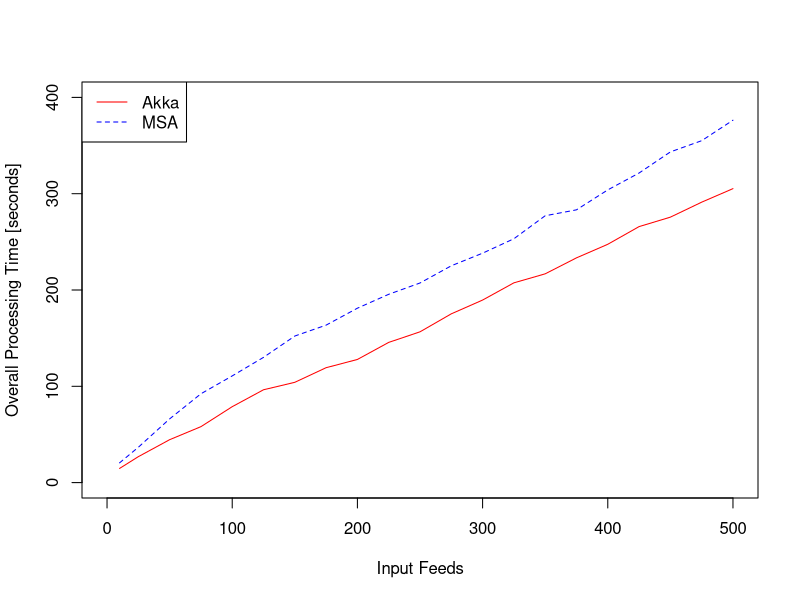
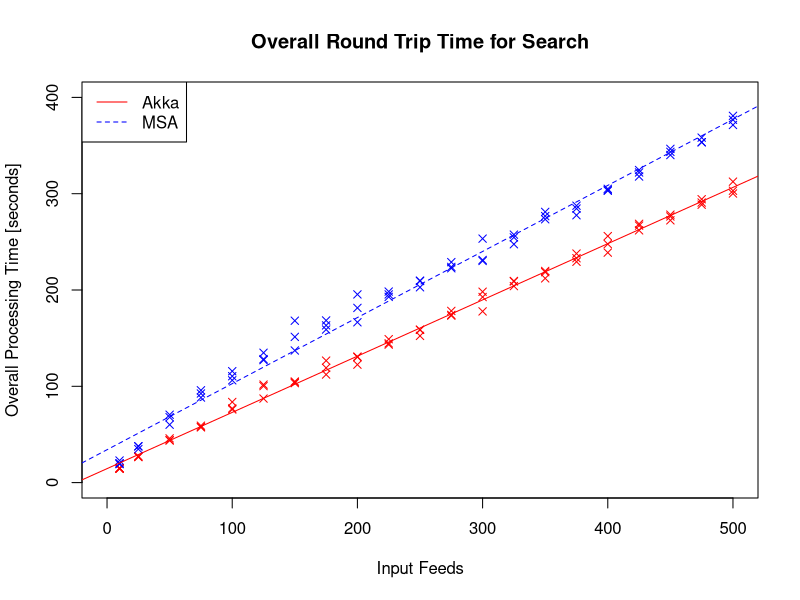
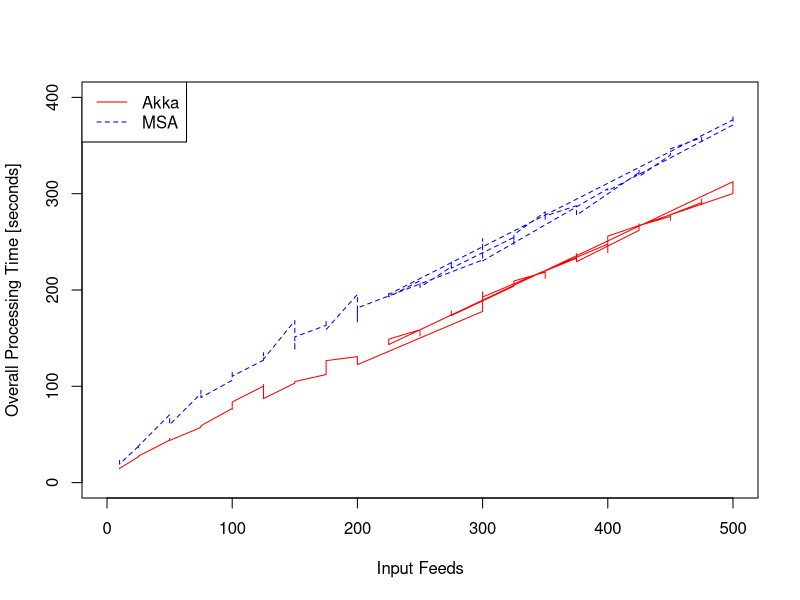

Recreate these plots in R, in order.
index_akka_data <- read.table("data/index-akka-rtt-overall.csv", header=T, sep=";");
index_msa_data <- read.table("data/index-msa-rtt-overall.csv", header=T, sep=";");

# change MS to seconds
index_akka_data$overallRT <- index_akka_data$overallRT / 1000
index_msa_data$overallRT <- index_msa_data$overallRT / 1000

#
# This code calculates the mean value for Y if there several datapoints for a given X
# The graph is then different to 
#
index_akka_data$color <- rep("red",nrow(index_akka_data));
index_msa_data$color <- rep("blue",nrow(index_msa_data));

a <- aggregate(index_akka_data$overallRT, list(input_size=index_akka_data$input_size), mean)
b <- aggregate(index_msa_data$overallRT, list(input_size=index_msa_data$input_size), mean)

plot(b$input_size, b$x, 
     type="l", pch=18, col="blue", lty=2, cex=1.2, 
     xlab = "Input Feeds", ylab = "Overall Processing Time [seconds]",
     xlim=c(0,500), ylim=c(0, 400))
lines(a$input_size, a$x, pch=19, col="red", type="l")			   
legend("topleft", legend=c("Akka", "MSA"),
       col=c("red", "blue"), lty=1:2, cex=1)



#
# Plot the data points and draw approximation line
#
x1 <- index_akka_data$input_size;
y1 <- index_akka_data$overallRT;
x1.lm <- lm(y1~x1);

x2 <- index_msa_data$input_size;
y2 <- index_msa_data$overallRT;
x2.lm <- lm(y2~x2);


search_overall_data <- rbind( index_akka_data, index_msa_data);


plot(search_overall_data$input_size,search_overall_data$overallRT, 
     col=search_overall_data$color, 
     pch = 4,
     main = "Overall Round Trip Time for Search",
     xlab = "Input Feeds", ylab = "Overall Processing Time [seconds]",
     xlim=c(0,500), ylim=c(0, 400));
abline(x1.lm, col="red");
abline(x2.lm, col="blue", lty=2);
legend("topleft", legend=c("Akka", "MSA"),
       col=c("red", "blue"), lty=1:2, cex=1)



pdf("eval-index-overall.pdf");

plot(x2, y2, 
     type="l", pch=18, col="blue", lty=2, cex=1.2, 
     xlab = "Input Feeds", ylab = "Overall Processing Time [seconds]",
     xlim=c(0,500), ylim=c(0, 400))
lines(x1, y1, pch=19, col="red", type="l")			   
legend("topleft", legend=c("Akka", "MSA"),
       col=c("red", "blue"), lty=1:2, cex=1)

dev.off();	   


#png("index-overall-eval.png", width = 960, height = 960, units = "px", res=120, pointsize = 12);
pdf("eval-index-overall.pdf");


dev.off();

# Generate some data
#x<-1:10; y1=x*x; y2=2*y1
#plot(x, y1, type="b", pch=19, col="red", xlab="x", ylab="y")
# Add a line
#lines(x, y2, pch=18, col="blue", type="b", lty=2)
# Add a legend
#legend(1, 95, legend=c("Line 1", "Line 2"),
#       col=c("red", "blue"), lty=1:2, cex=0.8)
